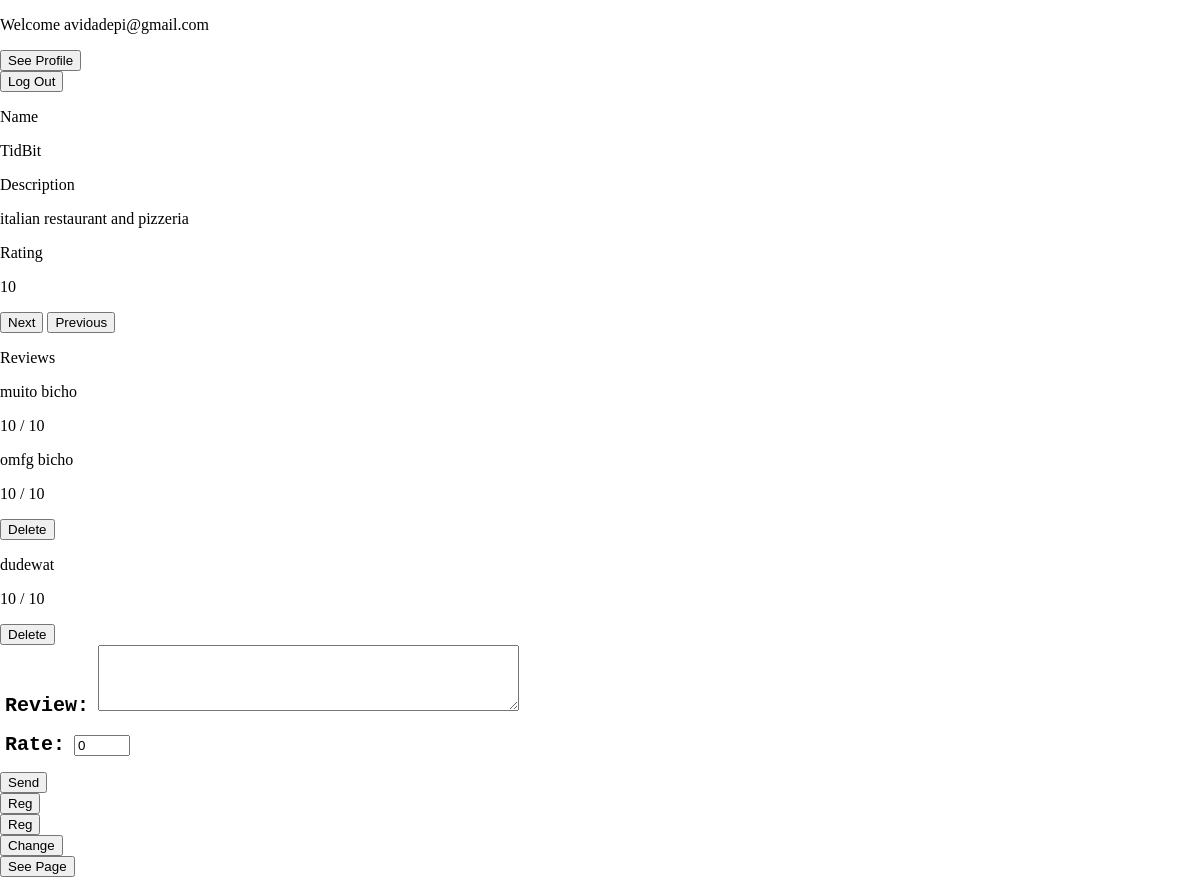
/restaurantDisplay.php (signed in), run on the app's committed database.
### tables this page shows
CREATE TABLE restaurant(id_restaurant int primary key,
						id_user int REFERENCES user(id_user), 
						name char(50), 
						description char(50), 
						rate int,
						contact char(9),
						photo char(50),
						address char(50));

CREATE TABLE review(id_review int primary key,
					id_user REFERENCES user(id_user),
					id_restaurant REFERENCES restaurant(id_restaurant),
					rate int,
					commment char(150));

### restaurantDisplay.php (the view, shortened to what this page needs)
<!DOCTYPE html>
<?php
	include_once("LoginForm.php");
	$db = new PDO('sqlite:Tables.db');
	$currId = strval($_SESSION['id']);
	$stmt = $db->prepare(' SELECT * FROM restaurant a, review b WHERE a.id_restaurant = b.id_restaurant AND a.id_restaurant = ?');
	$stmt->execute(array($currId));
	$stmt2 = $db->prepare(' SELECT * FROM restaurant WHERE id_restaurant = ?');
	$stmt2->execute(array($currId));
	if(($result = $stmt->fetchAll()) != FALSE){
		$_SESSION['reviewed'] = TRUE;
	}
	else if(($result = $stmt2->fetchAll()) != FALSE){
		$_SESSION['reviewed'] = NULL;
	}
	if(isset($_SESSION['username']) && $_SESSION['username']!= NULL){
		$stmt3 = $db->prepare(' SELECT * FROM user WHERE email = ?');
		$stmt3->execute(array($_SESSION['username']));
		$result3 = $stmt3->fetchAll();
		$userid = $result3[0]['id_user'];
	}
?>
<html>
 <head>
 </head>
 <body>
	<form action="restaurantDisplay.php" method="post">
		<p class="RestaurantName">Name</p>
		<p><?= $result[0]['name'] ?> </p>
		<p class="RestaurantDescription">Description</p>
		<p><?= $result[0]['description'] ?> </p>
		<p class="RestaurantRating">Rating</p>
		<p><?= $result[0]['rate'] ?> </p>
		<input  type="submit" name= "Action" value= "Next">
		<input  type="submit" name= "Action" value= "Previous">
	</form>
	<form action="deleteReview.php" method="post">
		<p class="Reviews">Reviews</p>
		<?php if(isset($_SESSION['reviewed']) && $_SESSION['reviewed'] != NULL ){$_SESSION['reviewed'] = NULL;foreach( $result as $row) {?>
		<p><?= $row['commment'] ?> </p>
		<p><?= $row['rate'] ?> / 10 </p>
		<?php if(isset($_SESSION['username']) && $_SESSION['username'] != NULL){ if($userid == $row['id_user'] ){ ?>
		<button type="submit" name= "reviewId" value= "<?= $row['id_review'] ?>">Delete</button>
		<?php }}}} ?>
	</form>
	<form action="addReview.php" method="post">
		<label for="review">Review:</label>
		<textarea rows="4" cols="50" name="review">
		</textarea>
		<label for="rate">Rate:</label>
		<input type="number" name="rating" value="0" min="0" max="10" step="1">
		<button  type="submit" name= "restId" value= "<?= $result[0]['id_restaurant'] ?>">Send</button>
	</form>
	<form action="addRestaurant.php" method="post">
		<input  type="submit" name= "Reg" value= "Reg">
	</form>
	<form action="userProfile.php" method="post">
		<input  type="submit" name= "Profile" value= "Reg">
	</form>
	<form action="allMyRestaurants.php" method="post">
		<input  type="submit" name= "Profile" value= "Change">
	</form>
	<form action="restaurantPage.php" method="post">
		<button  type="submit" name= "id" value= "<?= $result[0]['id_restaurant'] ?>">See Page</button>
	</form>
 </body>
 </html>

### LoginForm.css (style rules this page uses)
body { background: #ffffff; margin: 0px; }
label { font: bold 20px Courier; padding: 5px; }

### data on the page
restaurant: name "TidBit", description "italian restaurant and pizzeria"
review: rate "10", commment "muito bicho"
review: commment "omfg bicho", rate "10", $row['id_review'] 5 (drawn)
review: commment "dudewat", rate "10", $row['id_review'] 6 (drawn)

### other printed values
$_SESSION['username'] "avidadepi@gmail.com"
